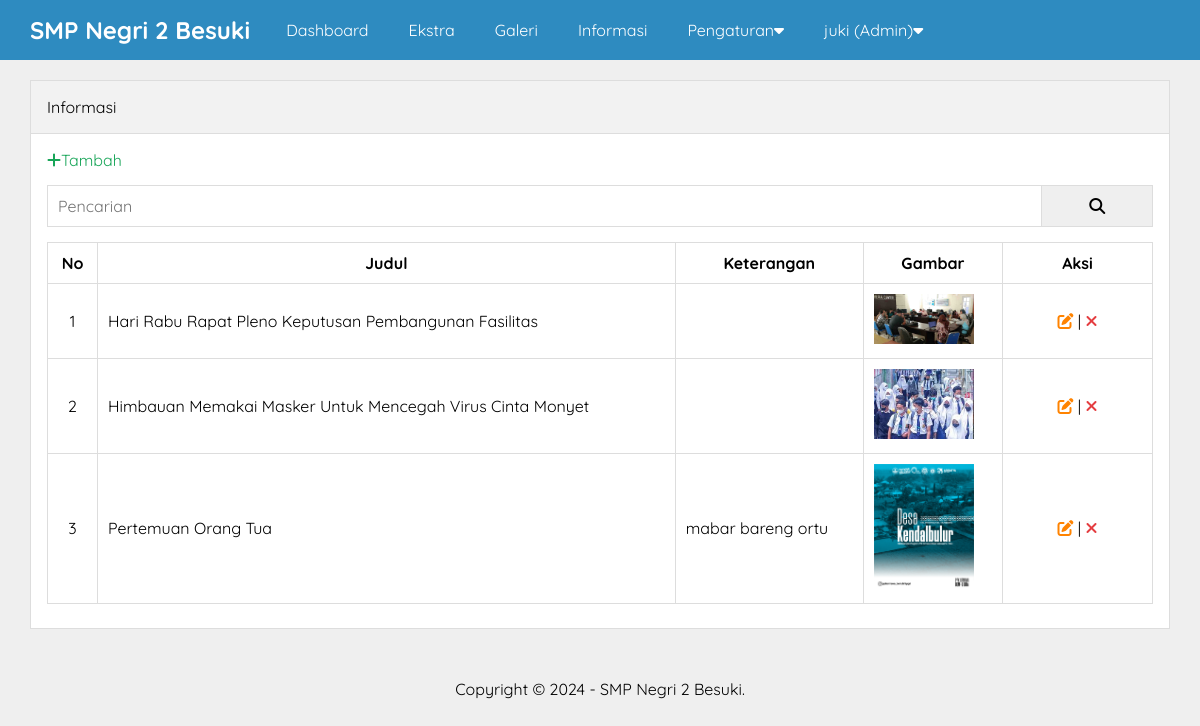
The app's page /admin/informasi.php (signed in) with its own data.
### tables this page shows
CREATE TABLE `pengaturan` (
  `id` int(11) NOT NULL,
  `nama` varchar(50) NOT NULL,
  `email` varchar(50) NOT NULL,
  `telepon` varchar(20) NOT NULL,
  `alamat` text NOT NULL,
  `logo` varchar(50) NOT NULL,
  `favicon` varchar(50) NOT NULL,
  `tentang_sekolah` text NOT NULL,
  `foto_sekolah` varchar(50) NOT NULL,
  `google_maps` text NOT NULL,
  `nama_kepsek` varchar(50) NOT NULL,
  `foto_kepsek` varchar(50) NOT NULL,
  `sambutan_kepsek` text NOT NULL,
  `created_at` timestamp NOT NULL DEFAULT current_timestamp(),
  `updated_at` datetime DEFAULT NULL
);

CREATE TABLE `informasi` (
  `id` int(11) NOT NULL,
  `judul` varchar(255) NOT NULL,
  `keterangan` text NOT NULL,
  `gambar` varchar(50) NOT NULL,
  `created_at` timestamp NOT NULL DEFAULT current_timestamp(),
  `updated_at` datetime DEFAULT NULL,
  `created_by` int(11) NOT NULL
);

### admin/informasi.php (the view, shortened to what this page needs)
<?php include 'header.php' ?>
        <div class="content">
            <div class="container">
                <div class="box">
                    <div class="box-header">
                        Informasi
                    </div>
                    <div class="box-body">
                        <a href="tambah-informasi.php" class="text-green"><i class="fa fa-plus"></i>Tambah</a>
                        <form action="">
                            <div class="input-group">
                                <input type="text" name="key" placeholder="Pencarian">
                                <button type="submit"><i class="fa fa-search"></i></button>
                            </div>
                        </form>
                        <table class="table">
                            <thead>
                                <tr>
                                    <th>No</th>
                                    <th>Judul</th>
                                    <th>Keterangan</th>
                                    <th>Gambar</th>
                                    <th>Aksi</th>
                                </tr>
                            </thead>
                            <tbody>
                                <?php
                                $no = 1;
                                    $where = " WHERE 1=1" ;
                                    $informasi = mysqli_query($conn, "SELECT * FROM informasi $where ORDER BY id DESC");
                                    if(mysqli_num_rows($informasi) > 0){
                                        while($p = mysqli_fetch_array($informasi)){
                                ?>
                                <tr>
                                    <td><?= $no++ ?></td>
                                    <td><?= $p['judul'] ?></td>
                                    <td><?= substr($p['keterangan'], 0, 100)?></td>
                                    <td><img src="../uploads/informasi/<?= $p['gambar'] ?>" width="100px"></td>
                                    <td>
                                        <a href="edit-informasi.php?id=<?= $p['id'] ?>" title="Edit Data" class="text-orange"><i class="fa fa-edit"></i></a> |
                                        <a href="hapus.php?idinformasi=<?= $p['id'] ?>" onclick="return confirm('Yakin Ingin Menghapus?')" title="Hapus Data" class="text-red"><i class="fa fa-times"></i></a>
                                    </td>
                                </tr>
                                <?php }}else{ ?>
                                    <tr>
                                        <td colspan="5">Data Tidak Ada</td>
                                    </tr>
                                <?php } ?>
                            </tbody>
                        </table>
                    </div>
                </div>
            </div>
        </div>
        <?php include 'footer.php' ?>

### admin/header.php (shortened to what this page needs)
<?php
    include '../koneksi.php';
    $identitas = mysqli_query($conn, "SELECT * FROM pengaturan ORDER BY id DESC LIMIT 1");
    $d = mysqli_fetch_object($identitas);
?>
<!DOCTYPE html>
<html>
    <head>
        <link rel="stylesheet" type="text/css" href="../assets/css/style.css">
        <link rel="stylesheet" href="https://cdnjs.cloudflare.com/ajax/libs/font-awesome/6.5.2/css/all.min.css" />
    </head>
    <body class="bg-light">
        <div class="navbar">
            <div class="container">
                <h2 class="nav-brand float-left"><a href="index.php"><?= $d->nama ?></a></h2>
                <ul class="nav-menu float-left">
                    <li><a href="index.php">Dashboard</a></li>
                    <?php if($_SESSION['ulevel'] == 'Super Admin'){ ?>
                        <li><a href="pengguna.php">Pengguna</a></li>
                    <?php } elseif($_SESSION['ulevel'] == 'Admin'){ ?>
                        <li><a href="jurusan.php">Ekstra</a></li>
                        <li><a href="galeri.php">Galeri</a></li>
                        <li><a href="informasi.php">Informasi</a></li>
                        <li>
                            <a href="#">Pengaturan<i class="fa fa-caret-down"></i></a>
                        </li>
                    <?php } ?>
                    <li>
                        <a href=""><?= $_SESSION['uname'] ?> (<?= $_SESSION['ulevel'] ?>)<i class="fa fa-caret-down"></i></a>
                    </li>
                </ul>
            </div>
        </div>

### admin/footer.php
        <div class="footer">
            <div class="container text-center">
                Copyright &copy; 2024 - <?= $d->nama ?>.
            </div>
        </div>
    </body>
</html>

### assets/css/style.css (style rules this page uses)
* { margin: 0; padding: 0; font-family: 'Quicksand', sans-serif; box-sizing: border-box; }
a { text-decoration: none; }
.float-left { float: left; }
.container { width: 1140px; margin:0 auto; }
.container::after { content: ""; display: block; clear: both; }
.bg-light { background-color: #efefef; }
.box { border:1px solid #ddd; background-color: #fff; }
.box-header { padding:16px; border-bottom:1px solid #ddd; background-color: #f2f2f2; }
.box-body { padding: 16px; }
form { margin: 15px 0; }
.text-center { text-align: center !important; }
.navbar { height: 60px; width: 100%; background-color: #2E8BC0; position: fixed; top: 0; z-index: 1000; }
.navbar a { color: #fff; }
.nav-brand { display: inline-block; padding: 15px 0; margin-right: 16px; }
.nav-menu { display: flex; list-style: none; }
.nav-menu li a { padding: 20px; display: inline-block; }
.content { padding: 80px 0 30px 0; }
.footer { padding: 20px 0; }
.table { width: 100%; border-collapse: collapse; margin: 8px 0; }
.table th, .table td { border: 1px solid #ddd; padding: 10px; }
.table td:first-child { width:50px; text-align: center; }
.table td:last-child { width:150px; text-align: center; }
.text-red { color: #e43d40; }
.text-orange { color: #ff8300; }
.text-green { color: #18a558; }
.input-group::after { content: ""; clear: both; display: block; }
.input-group input[type="text"] { width: 90%; padding: 10px; font-size: 16px; float: left; border: 1px solid #ddd; }
.input-group button { width: 10%; padding: 10px; font-size: 16px; float: left; border: 1px solid #ddd; border-left: none; }

### records on screen
pengaturan: nama "SMP Negri 2 Besuki"
informasi: judul "Hari Rabu Rapat Pleno Keputusan Pembangunan Fasilitas", gambar (picture)
informasi: judul "Himbauan Memakai Masker Untuk Mencegah Virus Cinta Monyet", gambar (picture)
informasi: judul "Pertemuan Orang Tua", keterangan "mabar bareng ortu", gambar (picture)

### other values on screen
$_SESSION['uname'] "juki"
$_SESSION['ulevel'] "Admin"
